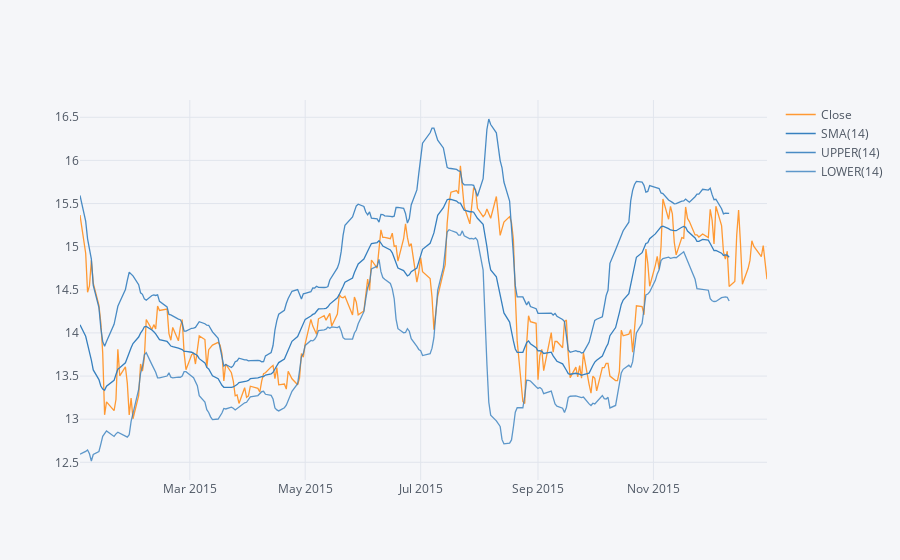

The cell this chart's notebook holds for it:
### Markdown cell above
**Use .ta_plot(study='boll') to create a Bollinger Band Plot for Bank of America for the year 2015.**

### Code cell
BAC['Close'].loc['2015-01-01':'2016-01-01'].ta_plot(study='boll', title='Bollinger Band Plot')

### Figure 1 — Plotly figure (JSON) as saved in the notebook; plotly's stock layout.template omitted (floating-point values rounded to 4 significant figures; data arrays with more than 128 entries replaced by an {"elided": "..."} marker saying what was removed)
{"data": [{"line": {"color": "rgba(255, 153, 51, 1.0)", "dash": "solid", "shape": "linear", "width": 1.3}, "mode": "lines", "name": "Close", "text": "", "type": "scatter", "x": {"elided": "252 str values"}, "y": {"elided": "252 float values"}}, {"line": {"color": "rgba(55, 128, 191, 1.0)", "dash": "solid", "shape": "linear", "width": 1.3}, "mode": "lines", "name": "SMA(14)", "text": "", "type": "scatter", "x": {"elided": "252 str values"}, "y": {"elided": "252 mixed values"}}, {"line": {"color": "rgba(55, 128, 191, 0.8999999999999999)", "dash": "solid", "shape": "linear", "width": 1.3}, "mode": "lines", "name": "UPPER(14)", "text": "", "type": "scatter", "x": {"elided": "252 str values"}, "y": {"elided": "252 mixed values"}}, {"line": {"color": "rgba(55, 128, 191, 0.7999999999999998)", "dash": "solid", "shape": "linear", "width": 1.3}, "mode": "lines", "name": "LOWER(14)", "text": "", "type": "scatter", "x": {"elided": "252 str values"}, "y": {"elided": "252 mixed values"}}], "layout": {"legend": {"bgcolor": "#F5F6F9", "font": {"color": "#4D5663"}}, "paper_bgcolor": "#F5F6F9", "plot_bgcolor": "#F5F6F9", "title": {"font": {"color": "#4D5663"}}, "xaxis": {"gridcolor": "#E1E5ED", "showgrid": true, "tickfont": {"color": "#4D5663"}, "title": {"font": {"color": "#4D5663"}, "text": ""}, "zerolinecolor": "#E1E5ED"}, "yaxis": {"gridcolor": "#E1E5ED", "showgrid": true, "tickfont": {"color": "#4D5663"}, "title": {"font": {"color": "#4D5663"}, "text": ""}, "zerolinecolor": "#E1E5ED"}}}
